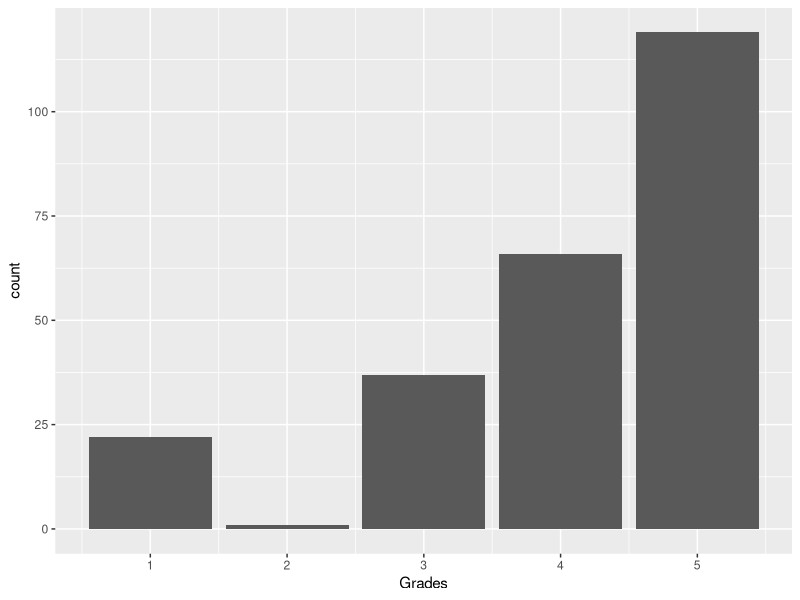
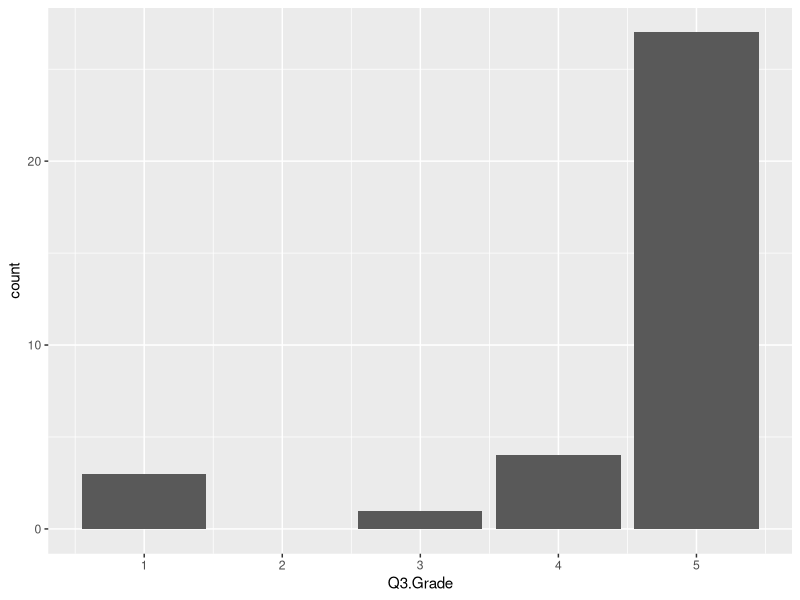
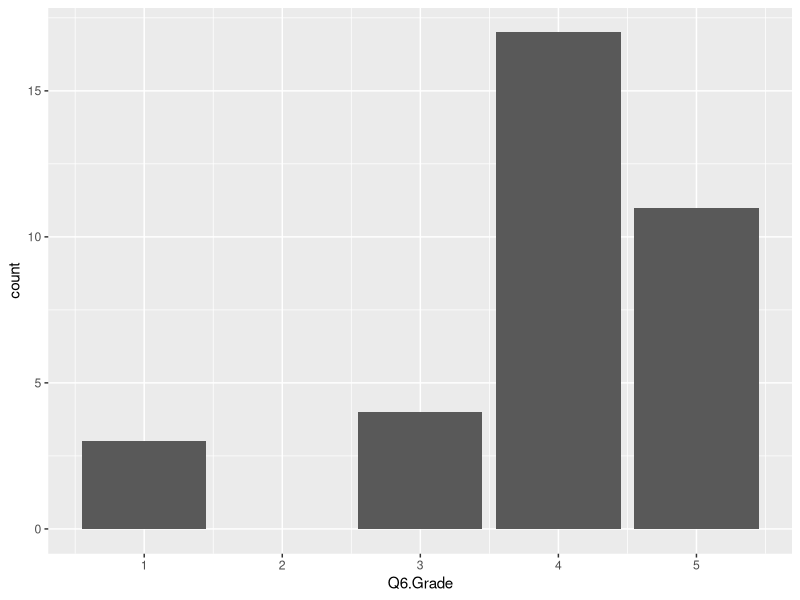
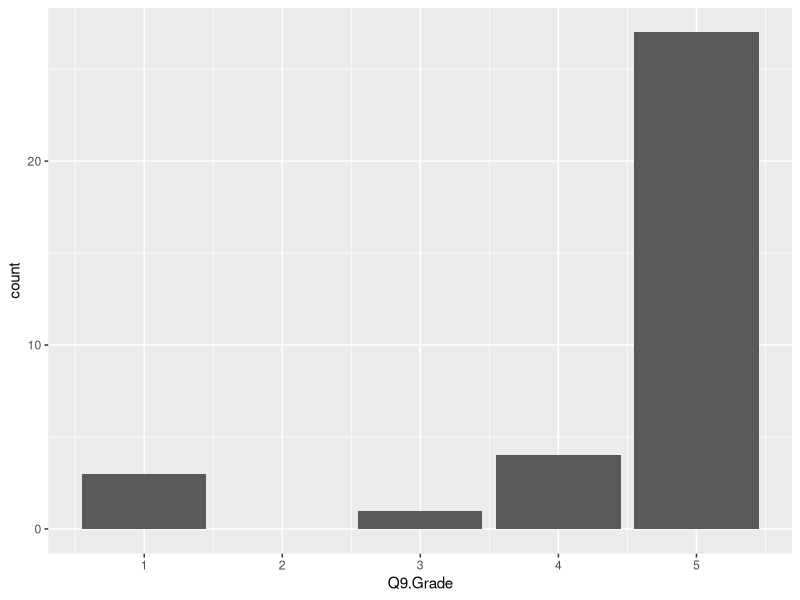
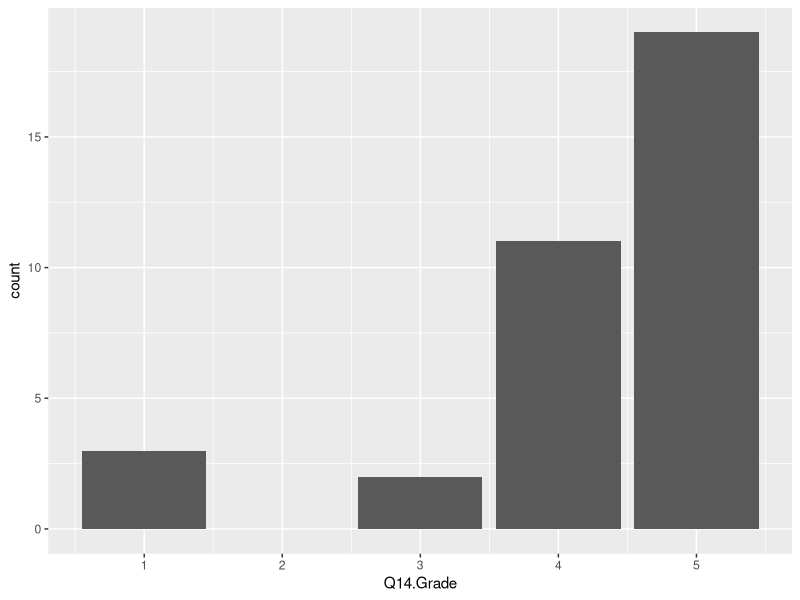
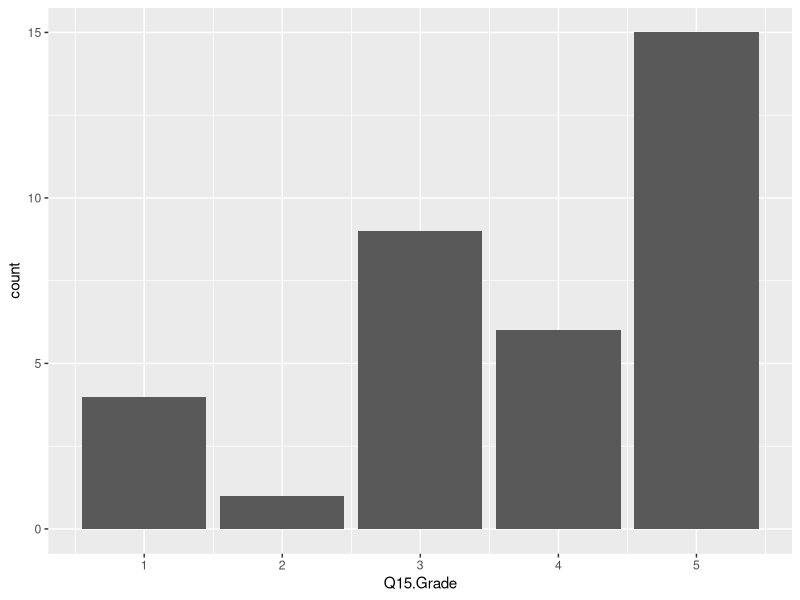
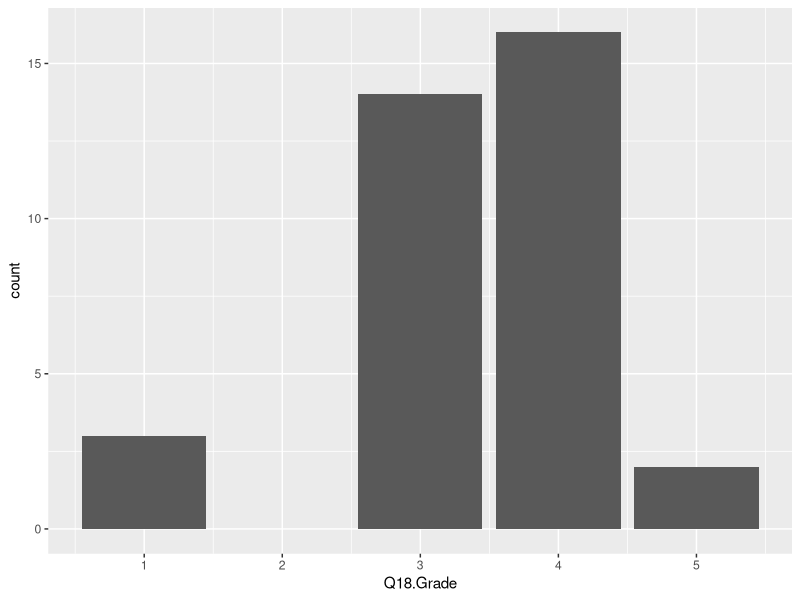
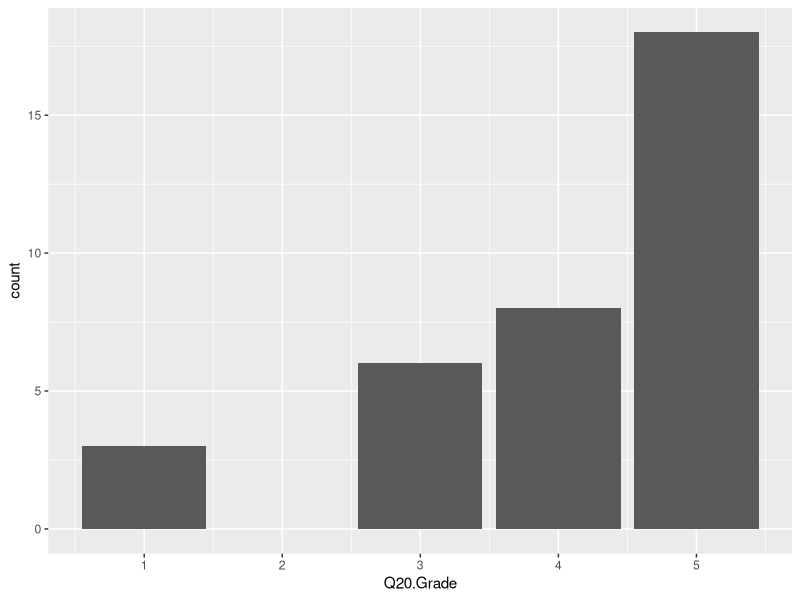

The R source for these figures, in order:
## ---- chunk 1
knitr::opts_chunk$set(echo = TRUE)
## ---- chunk 2
setwd("~/Documents/FROST-SUMMER-2022/Winter2021")

library(tidyverse)
library(readxl)  
CK7.1 <- read_excel("FROST Grading CK 7.1_final (Winter 2021).xlsx")
## ---- chunk 3
CK7.1_clean = subset(CK7.1, select = -c(Student:GroupCK.7.1))

CK7.1_clean <- drop_na(CK7.1_clean)
## ---- chunk 4
CK7.1_all <- data.frame(unlist(CK7.1_clean))
colnames(CK7.1_all)[1] <- "Grades"
## ---- chunk 5
CK7.1_all %>%
  count(Grades)
## ---- chunk 6
CK7.1_all %>%
  ggplot() +
  geom_bar(aes(x = Grades))
## ---- chunk 7
CK7.1_clean %>%
  count(Q3.Grade)
## ---- chunk 8
CK7.1_clean %>%
  ggplot() +
  geom_bar(aes(x = Q3.Grade))
## ---- chunk 9
CK7.1_clean %>%
  count(Q6.Grade)
## ---- chunk 10
CK7.1_clean %>%
  ggplot() +
  geom_bar(aes(x = Q6.Grade))
## ---- chunk 11
CK7.1_clean %>%
  count(Q9.Grade)
## ---- chunk 12
CK7.1_clean %>%
  ggplot() +
  geom_bar(aes(x = Q9.Grade))
## ---- chunk 13
CK7.1_clean %>%
  count(Q14.Grade)
## ---- chunk 14
CK7.1_clean %>%
  ggplot() +
  geom_bar(aes(x = Q14.Grade))
## ---- chunk 15
CK7.1_clean %>%
  count(Q15.Grade)
## ---- chunk 16
CK7.1_clean %>%
  ggplot() +
  geom_bar(aes(x = Q15.Grade))
## ---- chunk 17
CK7.1_clean %>%
  count(Q18.Grade)
## ---- chunk 18
CK7.1_clean %>%
  ggplot() +
  geom_bar(aes(x = Q18.Grade))
## ---- chunk 19
CK7.1_clean %>%
  count(Q20.Grade)
## ---- chunk 20
CK7.1_clean %>%
  ggplot() +
  geom_bar(aes(x = Q20.Grade))
